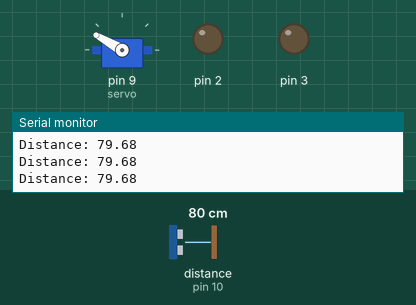
Simulated run of this sketch. Board: Arduino Uno, built with avr-gcc and run on an emulated ATmega328P. On the bench: servo, output pins drawn as LEDs (lit = HIGH), the last lines printed to the serial monitor. Wiring (inferred from the names in the program): ultrasonic range finder: trigger pin 11; echo pin 10. Inputs (shaded band) come from the test bench; at power-on: distance to the obstacle (sensor on pin 10) 80 cm. The echo pulse lasts 58.3 µs per cm; pins used as bus, display or sensor lines are not drawn.

Above: at 1.2 s.
1.3 s: distance to the obstacle (sensor on pin 10) set to 17 cm
2.8 s: distance to the obstacle (sensor on pin 10) set to 13 cm
At 3.9 s:
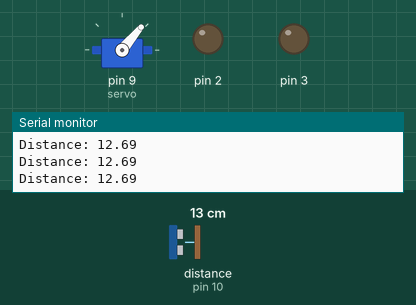
4.3 s: distance to the obstacle (sensor on pin 10) set to 35 cm
At 4.9 s:
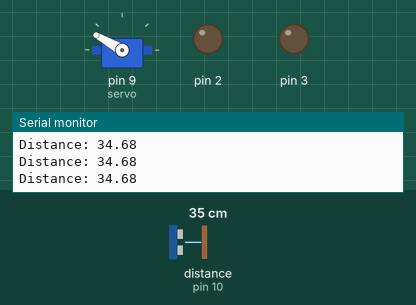
5.8 s: distance to the obstacle (sensor on pin 10) set to 2 cm
At 6.5 s:
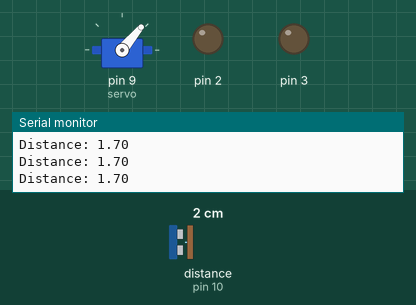
Timing chart, 0 to 8.3 s (numbered marks = the images above; inputs shaded):
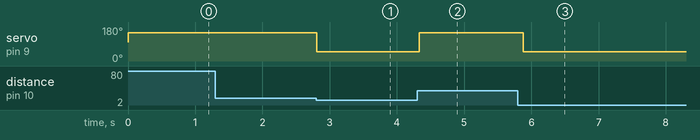

Measured:
- the behaviour switches between 16 and 15 cm on distance to the obstacle (sensor on pin 10) (found by bisection; images 0 and 1)
- after the input at 2.8 s, servo on pin 9 (servo): 150° → 50° at once
- after the input at 4.3 s, servo on pin 9 (servo): 50° → 150° at once
- after the input at 5.8 s, servo on pin 9 (servo): 150° → 50° after 0.08 s

The sketch:

Ultrasonic.ino
```cpp
#include <Servo.h>
Servo servo;

#define ENB 5;

const int motorSpeed = 175;

const int trigPin = 11;

const int echoPin = 10;

float duration, distance;

void setup()
{
  pinMode(2, OUTPUT);
  //NEGATIVE OF MOTOR
  pinMode(3, OUTPUT);
  //POSITIVE OF MOTOR
  pinMode(9, OUTPUT);
  //MOTOR SENSOR PIN
  servo.attach(9);
  servo.write(100);
  pinMode(trigPin, OUTPUT);
  pinMode(echoPin, INPUT);

  Serial.begin(9600);
}

void loop()
{
  digitalWrite(trigPin, LOW);
	delayMicroseconds(2);
	digitalWrite(trigPin, HIGH);
	delayMicroseconds(10);
	digitalWrite(trigPin, LOW);

  duration = pulseIn(echoPin, HIGH);

  distance = (duration * .343)/20;

  Serial.print("Distance: ");
  Serial.println(distance);

  if (distance <= 15)
  {
    servo.write(50);
  }

  if (distance > 15)
  {
    servo.write(150);
  }

  delay(100);
}
```
